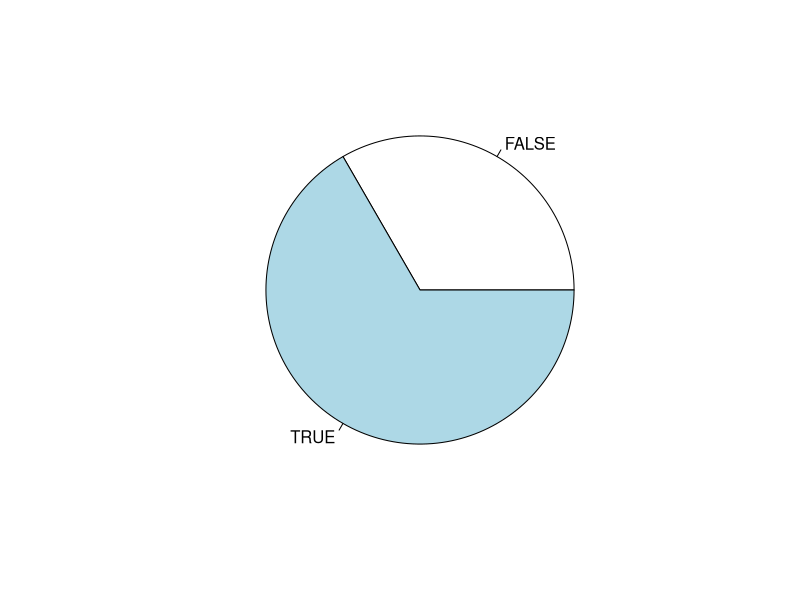
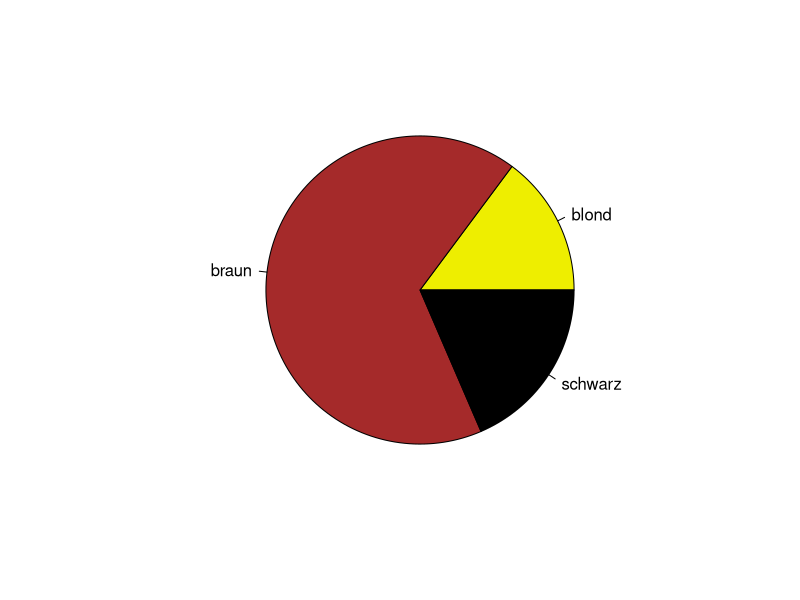
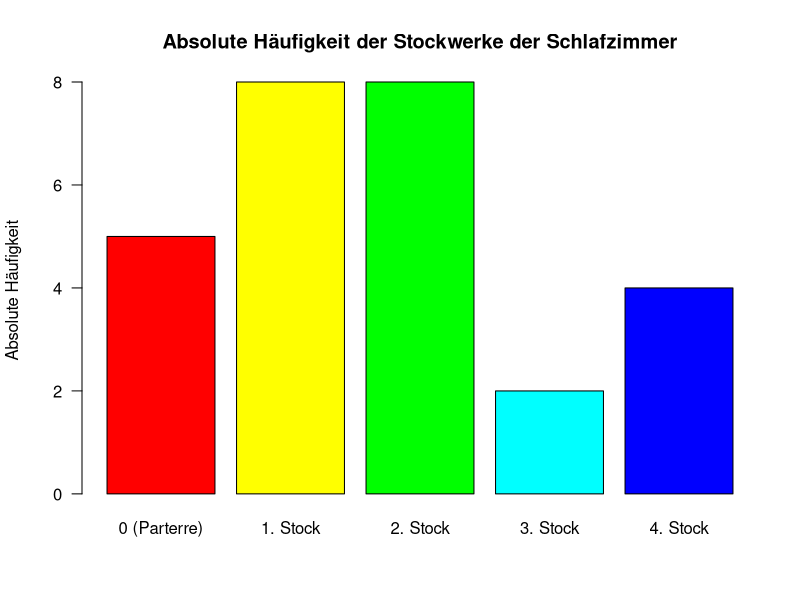
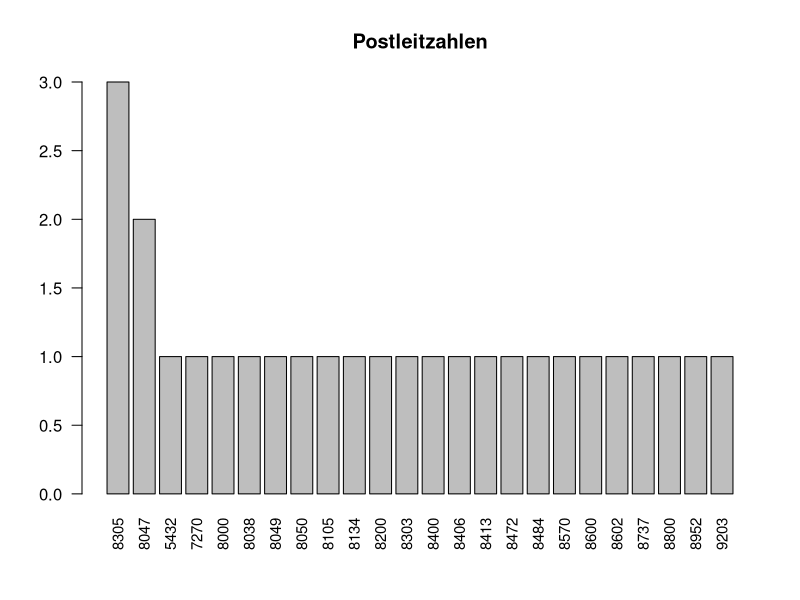

Recreate these plots in R, in order.
#####
#1
w <- c(1:5, 2) #numeric;double
x <- c(6:13)/3 #numeric;double
y <- c(TRUE, FALSE, TRUE, TRUE) #logical;logical
z <- c("Marie", "Betty", "Peter", "Peter") #charakter;#charakter
z_f <- as.factor(z) #numeric;integer

u <- (w <= 2)
u
mode(u)
as.numeric(u)
as.character(u)
as.character(z_f)
as.numeric(z_f)
as.numeric(z)
unique(z_f)
unique(w)
?unique

#####
#2
seq(95,5,-5)
rep(letters, each=2)
rep(1:10, times=1:10)
matrix(seq(3,75,by=3), ncol = 5,byrow = TRUE)

#####
#3
dat = data.frame(Name = c("Ruedi","Hans","Peter","Stefan","Julia","Maria"),
           Alter = c(27,34,21,25,29,23),
           Note = c(5.0,6.0,5.5,4.0,3.5,5.0),
           Studium = c(FALSE,TRUE,TRUE,TRUE,FALSE,TRUE))

nrow(dat)
dim(dat)
str(dat) #chr;num;num;logi
pie(table(dat$Studium))


#####
#4
data <- read.csv('Data/Fragebogen_ExpD_hs24.csv')
str(data)

table(data$Haarfarbe) #absolute Häufigkeit
rel_haeufigkeit_haarfarbe_prozent <- 100 * table(data$Haarfarbe) / nrow(data) #rel. Häufigkeit
round(rel_haeufigkeit_haarfarbe_prozent, digits = 2)

col.haare <- c("yellow2","brown","black")
pie(table(data$Haarfarbe), col = col.haare)

tab.Schlafzimmer <- table(data$Schlafzimmer)
tab.Schlafzimmer
barplot(tab.Schlafzimmer,
        main = "Absolute Häufigkeit der Stockwerke der Schlafzimmer",
        ylab = "Absolute Häufigkeit",
        col = rainbow(6), # Farbpalette
        las = 1)

tab.Plz = table(data$Postleitzahl)
tab.Plz
barplot(sort(tab.Plz,decreasing = TRUE),
        main = "Postleitzahlen",
        las = 2,
        cex.names = 0.9)

